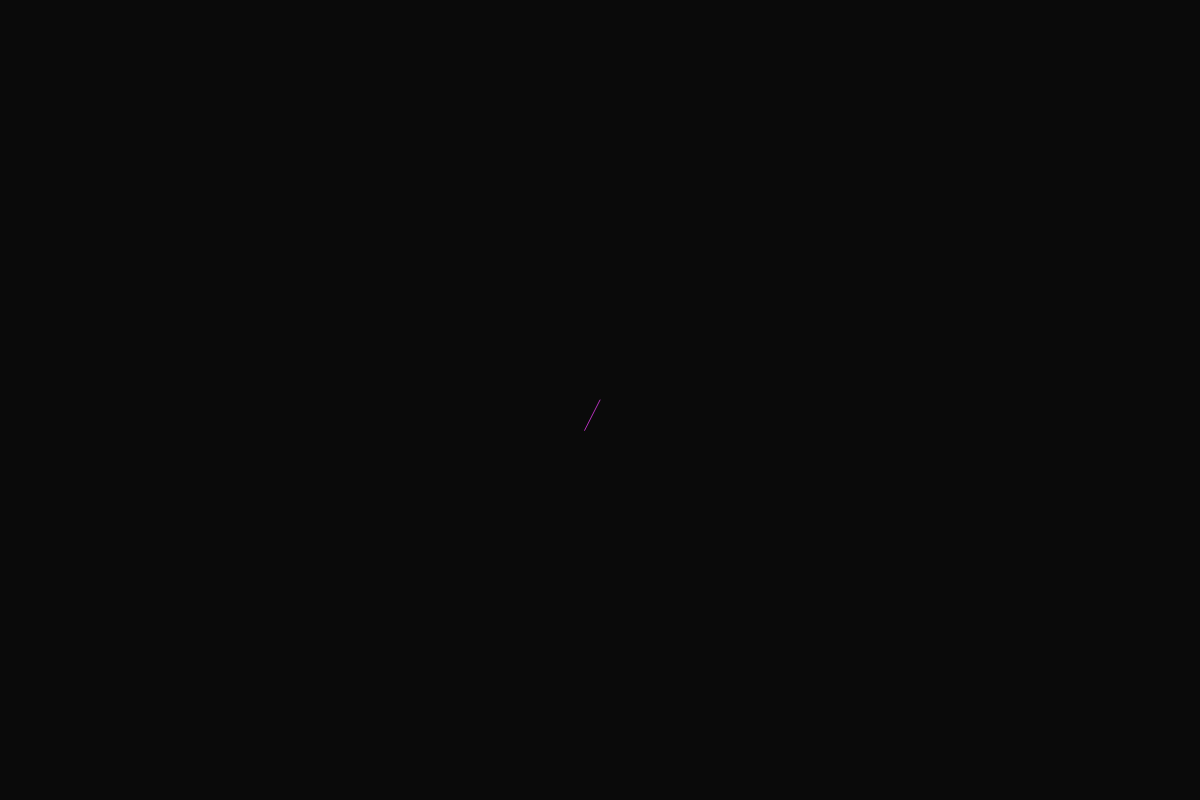
Frame 1 (no input)
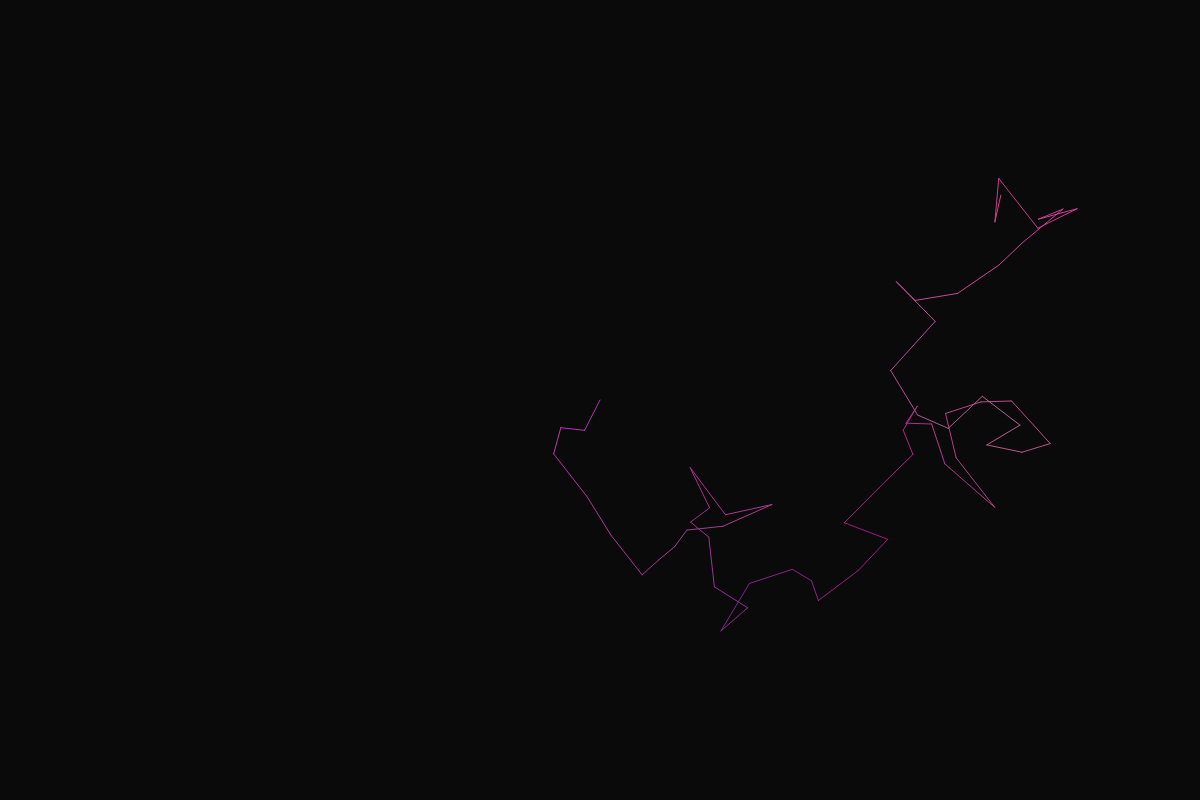
Frame 60 (no input)
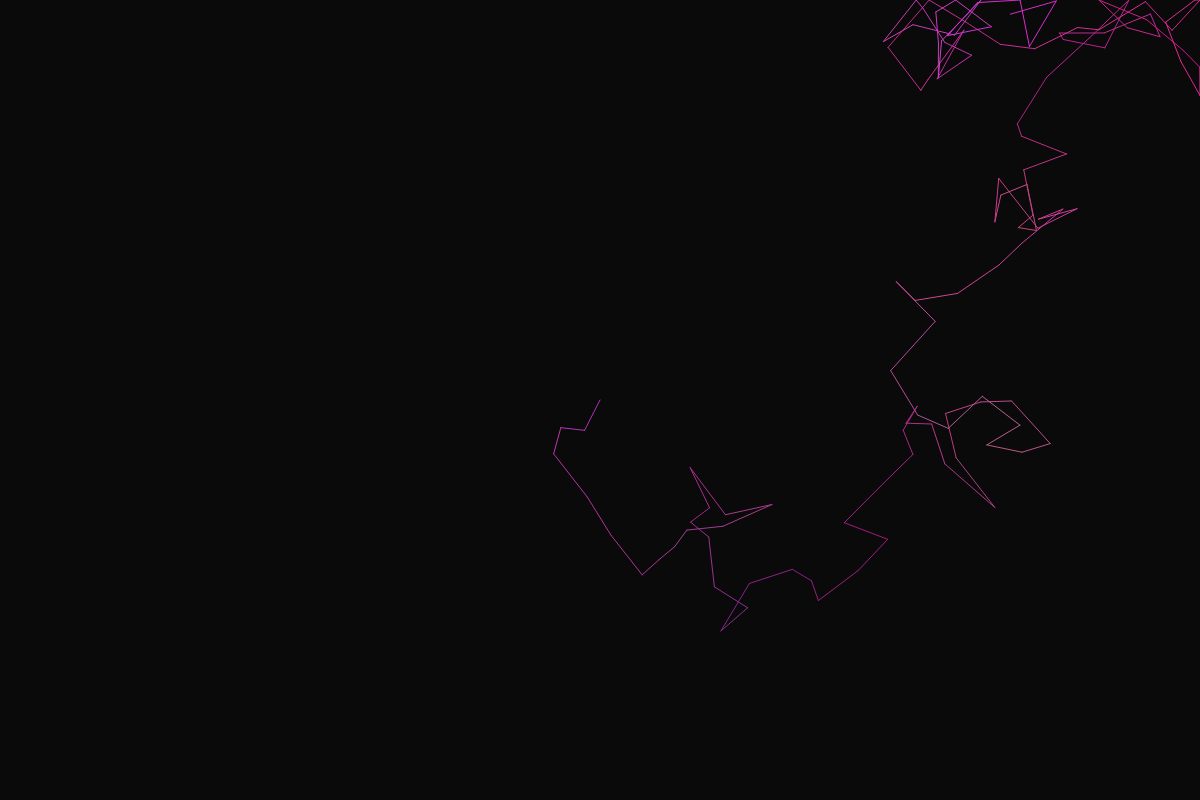
Frame 120 (the mouse pressed at the canvas centre since frame 60)

The p5.js sketch that drew these frames (run headless with seeded random() and noise() and a simulated clock; from frame 60 on, the mouse is pressed at the canvas centre):

// p5.js sketch
// ── sketch.js
let x
let y
let r
let g
let b

function setup() {
	createCanvas(windowWidth, windowHeight * 0.8)
	x = width / 2
	y = height / 2

	r = random(255)
	g = random(255)
	b = random(255)

	background(10)
}

function draw() {
	let nextX = x + random(-50, 50)
	let nextY = y + random(-50, 50)
	nextX = constrain(nextX, 0, width)
	nextY = constrain(nextY, 0, height)

	r += random(-10, 10)
	g += random(-10, 10)
	b += random(-10, 10)
	r = constrain(r, 0, 255)
	g = constrain(g, 0, 255)
	b = constrain(b, 0, 255)

	stroke(r, g, b)
	line(x, y, nextX, nextY)

	x = nextX
	y = nextY
}
